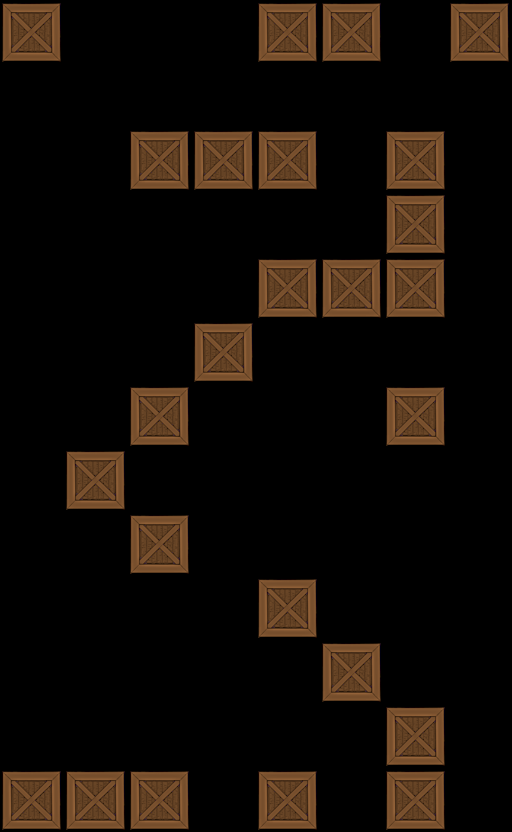

A 2D game scene composited from a Tiled map and its tileset images. What follows is a short description and the map's XML, with each tile layer's data collapsed to a summary:
An orthogonal 8x13 tile map with 64x64 px tiles, 1 tile layer (Tile Layer 1).

<map version="1.0" orientation="orthogonal" width="8" height="13" tilewidth="64" tileheight="64">
 <tileset firstgid="1" name="crate" tilewidth="64" tileheight="64">
  <image source="../../crate.png" width="64" height="64" />
 </tileset>
 <layer name="Tile Layer 1" width="8" height="13">
  <data>[104 cells, 25 non-empty, 1 distinct tile ids]</data>
 </layer>
</map>
